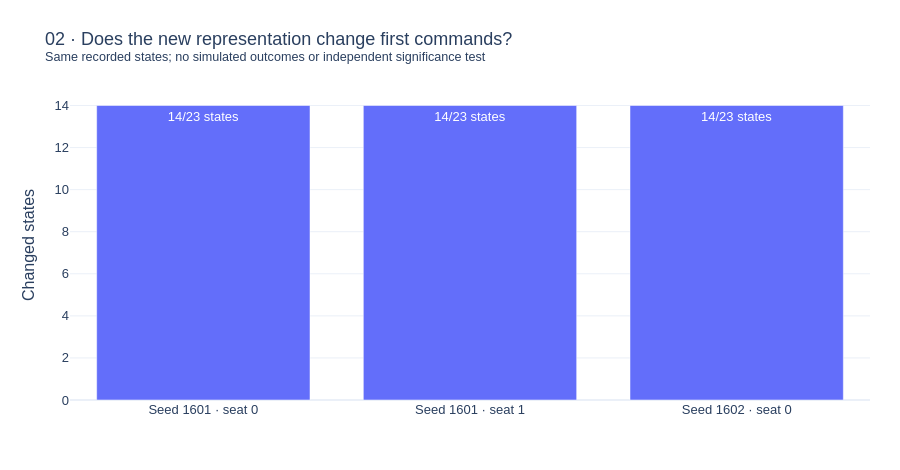

The cell this chart's notebook holds for it:
### Code cell
screen = json.loads((OUT / 'screen/report.json').read_text())
print(screen['status'], screen['decision'])
display(pd.DataFrame([{k:screen[k] for k in ['observations','route_rows','numeric_descriptors_per_route',
    'changed_first_command_states','static_objective_improved_states','candidate_callback_max_ms','elapsed_seconds']}]))
print('Selected key:', screen['selected_key'])
screen_plots = screen_figures(OUT)
screen_plots[0].show()

### Figure 1 — Plotly figure (JSON) as saved in the notebook; plotly's stock layout.template omitted (floating-point values rounded to 4 significant figures)
{"data": [{"text": ["14/23 states", "14/23 states", "14/23 states"], "textposition": "auto", "type": "bar", "x": ["Seed 1601 · seat 0", "Seed 1601 · seat 1", "Seed 1602 · seat 0"], "y": [14, 14, 14]}], "layout": {"font": {"family": "Arial", "size": 13}, "height": 470, "legend": {"orientation": "h", "y": -0.2}, "margin": {"b": 70, "l": 70, "r": 30, "t": 90}, "title": {"text": "02 · Does the new representation change first commands?<br><sup>Same recorded states; no simulated outcomes or independent significance test</sup>"}, "yaxis": {"title": {"text": "Changed states"}}}}
